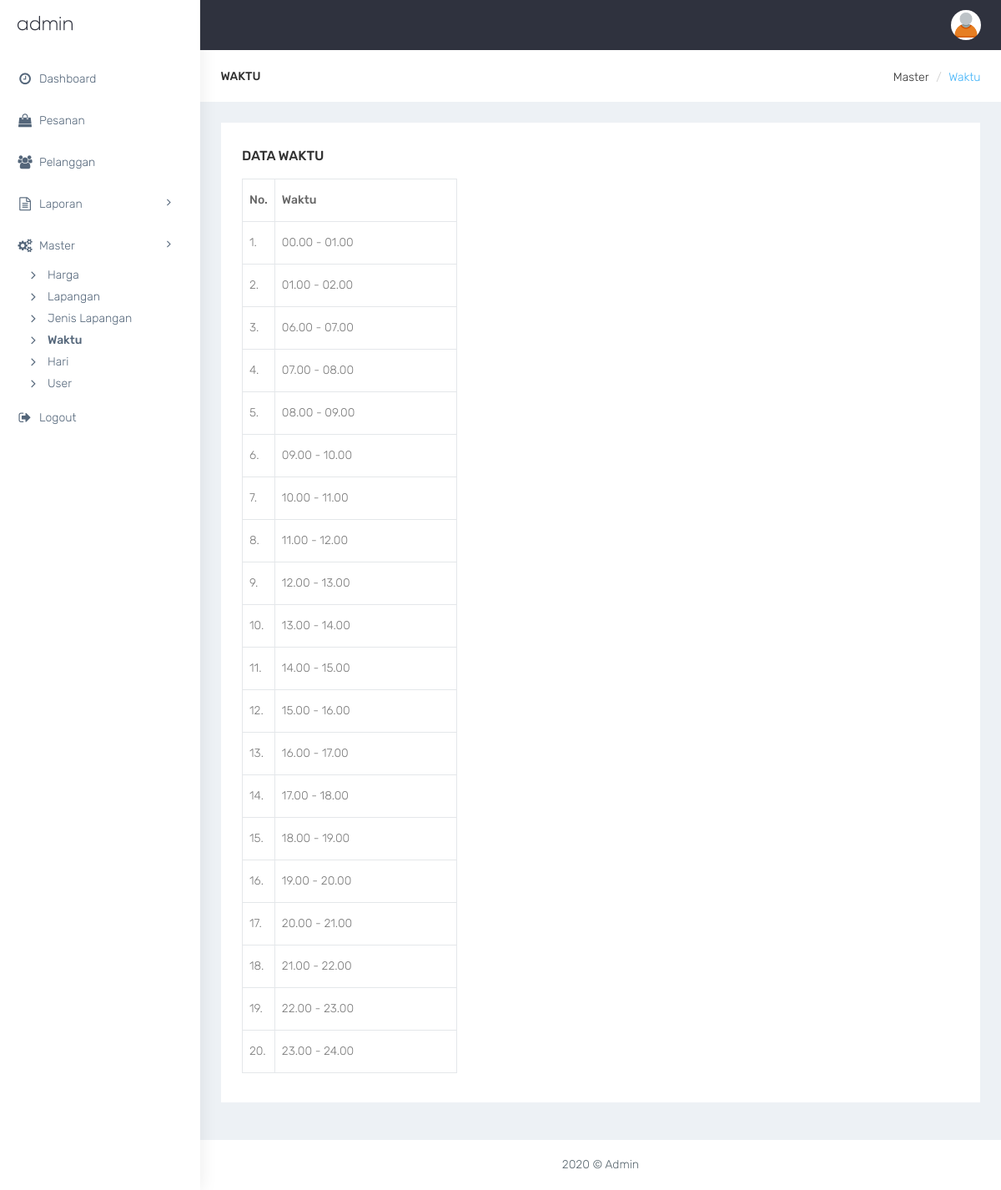
/admin/index.php?p=waktu (signed in), run on the app's committed database.
### tables this page shows
CREATE TABLE `waktu` (
  `id_waktu` int(11) NOT NULL AUTO_INCREMENT,
  `waktu` varchar(20)  DEFAULT NULL,
  PRIMARY KEY (`id_waktu`)
);

### admin/waktu.php (the view)
<div class="row bg-title">
    <div class="col-lg-3 col-md-4 col-sm-4 col-xs-12">
        <h4 class="page-title">Waktu</h4>
    </div>
    <div class="col-lg-9 col-sm-8 col-md-8 col-xs-12">
        <ol class="breadcrumb">
            <li>Master</li>
            <li class="active">Waktu</li>
        </ol>
    </div>
</div>
<div class="row">
    <div class="col-md-12">
        <div class="white-box">
            <h3 class="box-title">Data Waktu</h3>
            <table class="table table-bordered" style="width: 30%;">
                <thead>
                    <tr>
                        <th width="30">No.</th>
                        <th>Waktu</th>
                    </tr>
                </thead>
                <tbody>
                    <?php
                        $query1 = " SELECT * FROM waktu";
                        $exc_query1 = mysqli_query($con,$query1);
                        $no = 1;
                        while ( $value1 = mysqli_fetch_array($exc_query1))
                        {
                            echo "<tr>";
                            echo "<td>".$no++.".</td>";
                            echo "<td>".$value1['waktu']."</td>";
                        }
                    ?>
                </tbody>
            </table>
        </div>
    </div>
</div>

### admin/css/colors/default.css (style rules this page uses)
body { background: #fff; }
.bg-title .breadcrumb .active { color: #41b3f9; }

### data on the page
waktu: waktu "00.00 - 01.00"
waktu: waktu "01.00 - 02.00"
waktu: waktu "06.00 - 07.00"
waktu: waktu "07.00 - 08.00"
waktu: waktu "08.00 - 09.00"
waktu: waktu "09.00 - 10.00"
waktu: waktu "10.00 - 11.00"
waktu: waktu "11.00 - 12.00"
waktu: waktu "12.00 - 13.00"
waktu: waktu "13.00 - 14.00"
waktu: waktu "14.00 - 15.00"
waktu: waktu "15.00 - 16.00"
waktu: waktu "16.00 - 17.00"
waktu: waktu "17.00 - 18.00"
waktu: waktu "18.00 - 19.00"
waktu: waktu "19.00 - 20.00"
waktu: waktu "20.00 - 21.00"
waktu: waktu "21.00 - 22.00"
waktu: waktu "22.00 - 23.00"
waktu: waktu "23.00 - 24.00"
